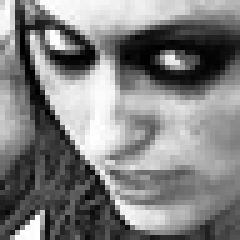
#> input picture train/angry/Training_1120923.jpg, 48 x 48 px, found by its file name (shown 5 times larger); its folder holds 3 pictures in this run
$ jupyter execute create_csv.ipynb
#> lines starting #> are read from the running program, lines starting #| are printed output that depends on the picture; pictures that were not available may be replaced by others from this repository, and a replacement may not be noted
[cell 1]
import os
import cv2
import pandas as pd

[cell 2]
def array_to_string(array):
    array = array.reshape(2304)
    array_str = ' '.join(map(str, array.flatten()))
    return array_str

[cell 3]
#etiketler
emotion_labels = ['Angry', 'Disgust', 'Fear', 'Happy', 'Sad', 'Surprise', 'Neutral']

[cell 4]
# Resimlerin yolu
train_directory = r"C:/Users/RecepTahirGunlu/Desktop/Github/Duygu-Tanima/train/"

#labelları ekle
train_labels = [index for index, i in enumerate(emotion_labels) for j in os.listdir(train_directory+i)]

#resimlerin pixel değerlerini yükle
train_features = [cv2.imread(os.path.join(train_directory+i,j),0) for i in emotion_labels for j in os.listdir(train_directory+i)]
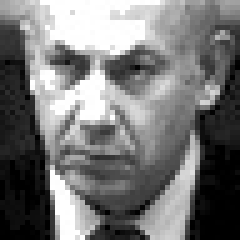
#> input picture train/angry/Training_18152779.jpg, 48 x 48 px, found by its file name (shown 5 times larger)
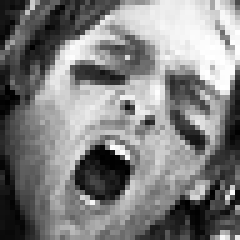
#> input picture train/angry/Training_19726930.jpg, 48 x 48 px, found by its file name (shown 5 times larger)
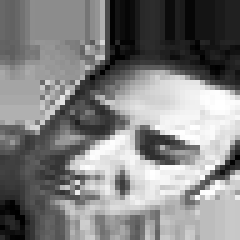
#> input picture train/disgust/Training_10371709.jpg2.jpg, 48 x 48 px, found by its file name (shown 5 times larger)

#resimlerin pixel değerini stringe çevirme
train_features = list(map(array_to_string, train_features))
#> in array_to_string, `array = array.reshape(2304)`: array = 2304 values, max 255 at index 58, min 0 at index 436, mean 128.3
#> train_features = 9 items

#labelları ve pixel değerlerini bir data frameye ekle
train_data = {'emotion': train_labels, 'pixel_values': train_features}
train_data = pd.DataFrame(train_data)
#> train_data = table of 9 rows and 2 columns

# Dataframe'i csv olarak kaydet
train_data.to_csv('train.csv', index = False)

[cell 5]
# Resimlerin yolu
test_directory = r"C:/Users/RecepTahirGunlu/Desktop/Github/Duygu-Tanima/test/"

#labelları ekle
test_labels = [index for index, i in enumerate(emotion_labels) for j in os.listdir(test_directory+i)]

#resimlerin pixel değerlerini yükle
test_features = [cv2.imread(os.path.join(test_directory+i,j),0) for i in emotion_labels for j in os.listdir(test_directory+i)]

#resimlerin pixel değerini stringe çevirme
test_features = list(map(array_to_string, test_features))
#> test_features = 9 items

#labelları ve pixel değerlerini bir data frameye ekle
test_data = {'emotion': test_labels, 'pixel_values': test_features}
test_data = pd.DataFrame(test_data)
#> test_data = table of 9 rows and 2 columns

# Dataframe'i csv olarak kaydet
test_data.to_csv('test.csv', index = False)

[cell 6]
# Resimlerin yolu
validation_directory = r"C:/Users/RecepTahirGunlu/Desktop/Github/Duygu-Tanima/validation/"

#labelları ekle
validation_labels = [index for index, i in enumerate(emotion_labels) for j in os.listdir(validation_directory+i)]

#resimlerin pixel değerlerini yükle
validation_features = [cv2.imread(os.path.join(validation_directory+i,j),0) for i in emotion_labels for j in os.listdir(validation_directory+i)]

#resimlerin pixel değerini stringe çevirme
validation_features = list(map(array_to_string, validation_features))
#> validation_features = 9 items

#labelları ve pixel değerlerini bir data frameye ekle
validation_data = {'emotion': validation_labels, 'pixel_values': validation_features}
validation_data = pd.DataFrame(validation_data)
#> validation_data = table of 9 rows and 2 columns

# Dataframe'i csv olarak kaydet
validation_data.to_csv('validation.csv', index = False)
